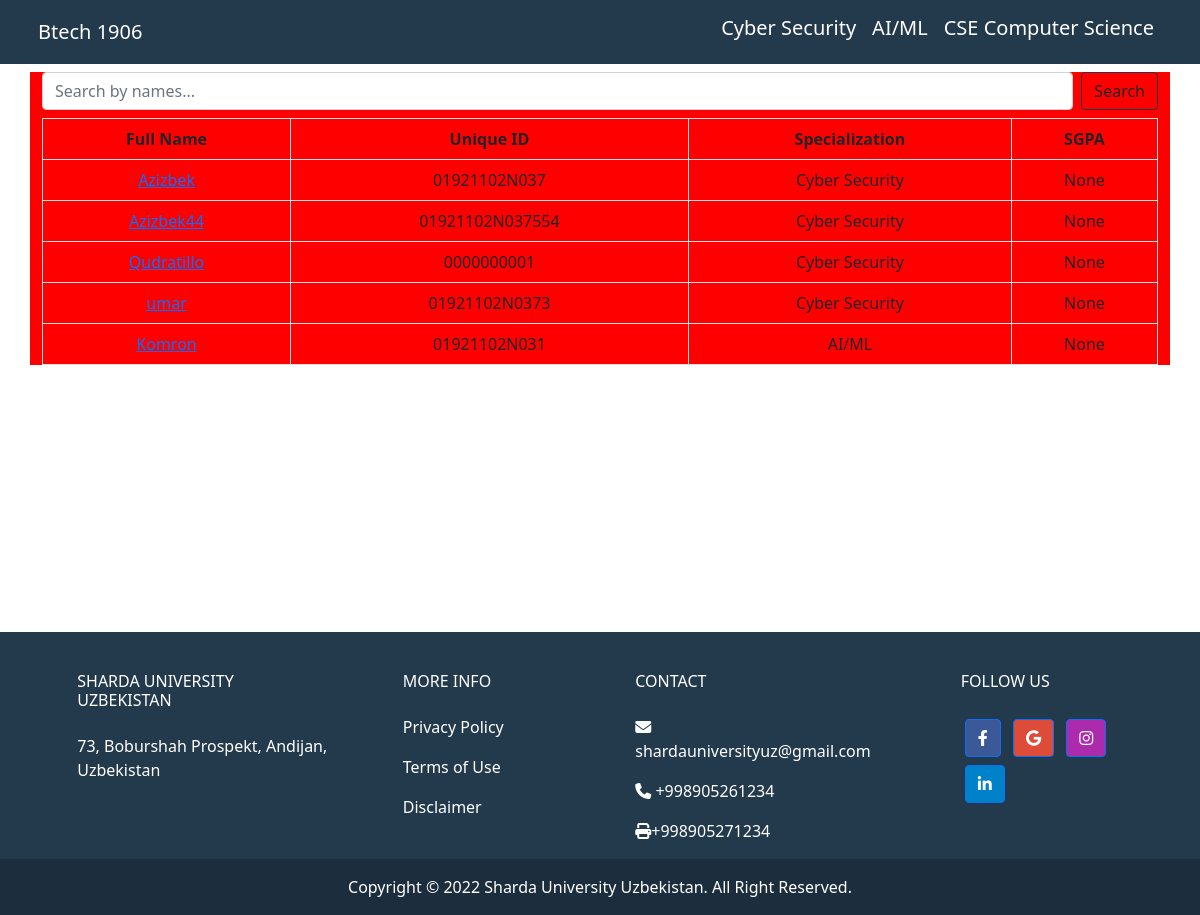
Before: /group/Btech/1906/ with the older database file.
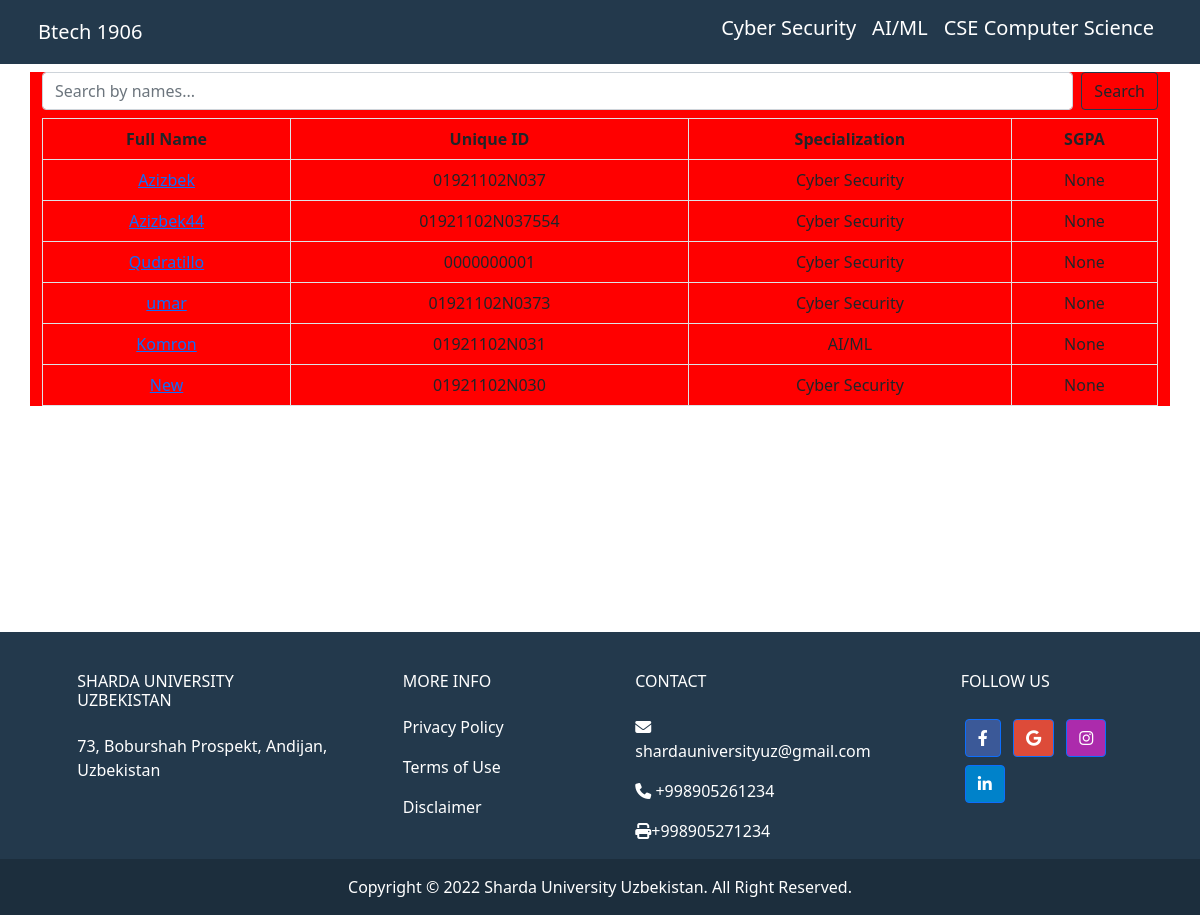
After: the same page with the newer database file.
### main/models.py (models this page shows, shortened)
class Specialization(models.Model):
    name = models.CharField(max_length=100, null=True)
    branch = models.ForeignKey(Branch, on_delete=models.CASCADE, related_name='faculty', null=True)
    def __str__(self):
        return self.name

class Student(models.Model):
    name = models.CharField(max_length=100, null=True, blank=True)
    unique_id = models.CharField(max_length=12, blank=True, null=True, unique=True)
    group = models.ForeignKey(Group, on_delete=models.DO_NOTHING,related_name="students")
    specializetion = models.ForeignKey(Specialization, on_delete=models.CASCADE)
    cgpa = models.FloatField(null=True, blank=True)
    sgpa = models.FloatField(null=True, blank=True)

### main/views.py (the view)
# urls.py: path('group/<str:name>/<str:code>/', views.group , name='group'),
def group(request, name, code):
    global group
    group = Group.objects.get(code = code)
    spec = Specialization.objects.filter(branch = group.course)
    search = request.GET.get('search')
    if search:
        search = search.capitalize()
        print(search)
        students = group.students.filter(name__startswith = search)
    else:
        students = group.students.all()
    return render(request, 'group.html', {"specs" : spec, 'students': students, 'group' : group})

### templates/group.html (shortened to what the changed rows need)
{% load static %}
<!DOCTYPE html>
<html lang="en">
<head>
  <link href="https://cdn.jsdelivr.net/npm/bootstrap@5.0.2/dist/css/bootstrap.min.css" rel="stylesheet"
>
  <link rel="stylesheet" href="../styles/groups.css">
  <link rel="stylesheet" href="https://cdnjs.cloudflare.com/ajax/libs/font-awesome/6.1.1/css/all.min.css"
 />
</head>
<body>
  <header style="background-color:#23394c;color:white">
    <nav class="nav d-flex justify-content-between container navbar navbar-expand-sm  p-2">
      <div>
        <ul class="list-unstyled navbar-nav">
          {% for spec in specs %}
          <li class="nav-item"><a class="text-decoration-none nav-link text-white h5"
              href="{% url 'spec'  spec.id %}">{{spec.name}}</a></li>
          {% endfor %}
        </ul>
      </div>
    </nav>
  </header>
  <div style="min-height:70vh">
    <main class="content container">
      <table class="table table-bordered table-responsive">
        <thead>
          <tr>
            <th>Full Name</th>
            <th>Unique ID</th>
            <th>Specialization</th>
            <th>SGPA</th>
          </tr>
        </thead>
        <tbody>
          {% for student in students %}
          <tr>
            <td><a  href="{% url 'studentinfo' student.name student.id %}"> {{student.name}} </a></td>
            <td>{{student.unique_id}}</td>
            <td>{{student.specializetion}}</td>
            <td>{{student.sgpa}}</td>
          </tr>
          {% endfor %}
        </tbody>
      </table>
    </main>
  </div>
</body>
</html>

Changed rows visible on the page:
added Student: name "New", unique_id "01921102N030", specializetion "Cyber Security", sgpa "None"
